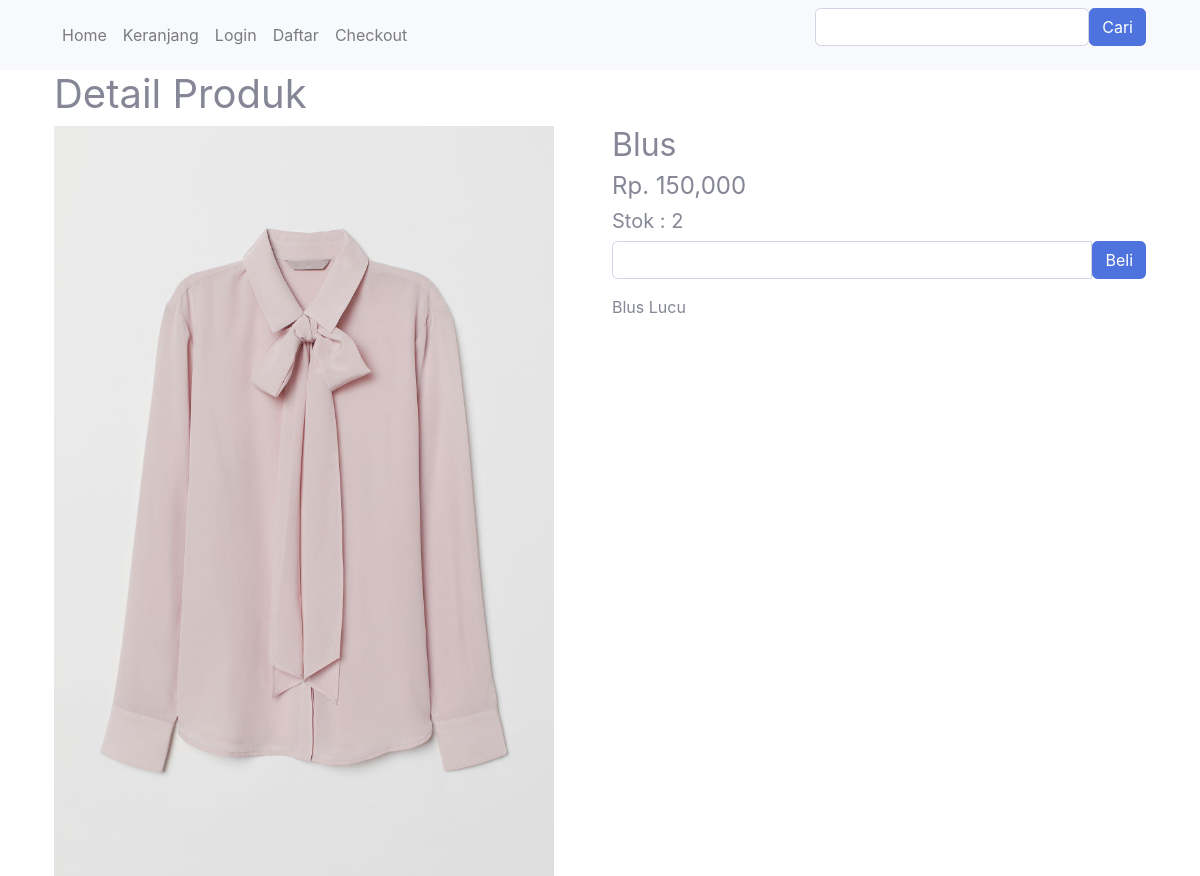
/detail.php?id=7, run on an earlier commit of the app's database.
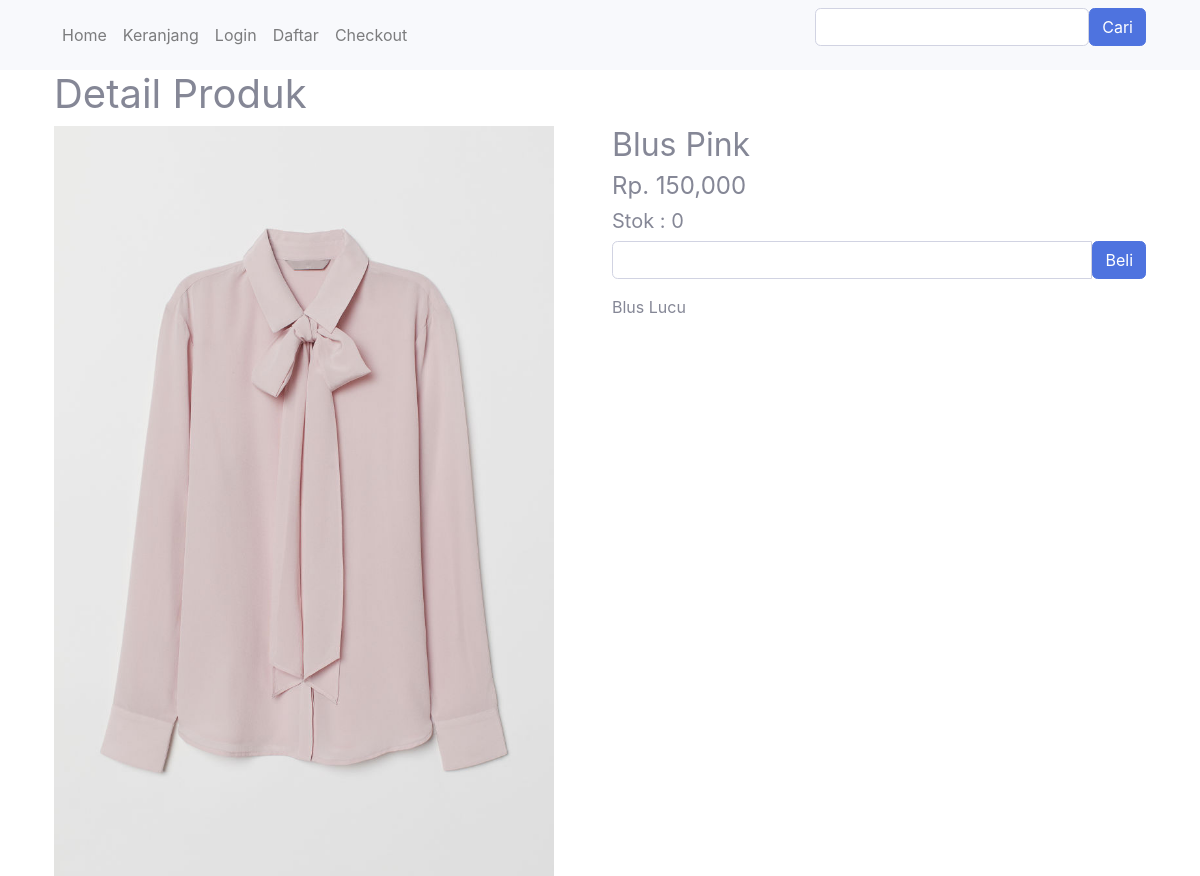
And on a later commit of the database.
### tables this page shows
CREATE TABLE `produk` (
  `id_produk` int(11) NOT NULL,
  `id_kategori` int(5) NOT NULL,
  `nama_produk` varchar(100) NOT NULL,
  `harga_produk` int(11) NOT NULL,
  `berat_produk` int(11) NOT NULL,
  `foto_produk` varchar(100) NOT NULL,
  `deskripsi_produk` text NOT NULL,
  `stok_produk` int(5) NOT NULL
);

### detail.php (the view, shortened to what this page needs)
<?php
include 'koneksi.php';
include 'menu.php';
?>
<?php
$id_produk = $_GET['id'];
$data=$koneksi->query("SELECT * FROM produk WHERE id_produk='$id_produk'");
$detail=$data->fetch_assoc();
?>
<!DOCTYPE html>
<html lang="en">
<head>
    <link rel="stylesheet" href="Admin/css/sb-admin-2.css">
</head>
<body>
<section class="konten">
    <div class="container">
        <h1> Detail Produk</h1>
        <div class="row">
            <div class="col-md-6">
                <img src="Admin/foto_produk/<?php echo $detail["foto_produk"]; ?>" class="img-responsive" width="500">
            </div>
            <div class="col-md-6">
                <h2><?php echo $detail["nama_produk"] ?></h2>
                <h4>Rp. <?php echo number_format($detail["harga_produk"]); ?></h4>
                <h5>Stok : <?php echo $detail['stok_produk']?></h5>
                <form method="POST">
                    <div class="form-group">
                        <div class="input-group">
                            <input type="number" min="1" max="<?php echo $detail['stok_produk']?>" class="form-control" name="jumlah">
                            <div class="input-group-btn">
                                <button class="btn btn-primary" name="beli"> Beli </button>
                            </div>
                        </div>
                    </div>
                </form>
                <p><?php echo $detail["deskripsi_produk"]; ?></p>
            </div>
        </div>
    </div>
</section>
</body>
</html>

What changed in the data, as far as the page shows it:
changed produk "Blus Lucu": nama_produk "Blus" → "Blus Pink"; stok_produk "2" → "0"
